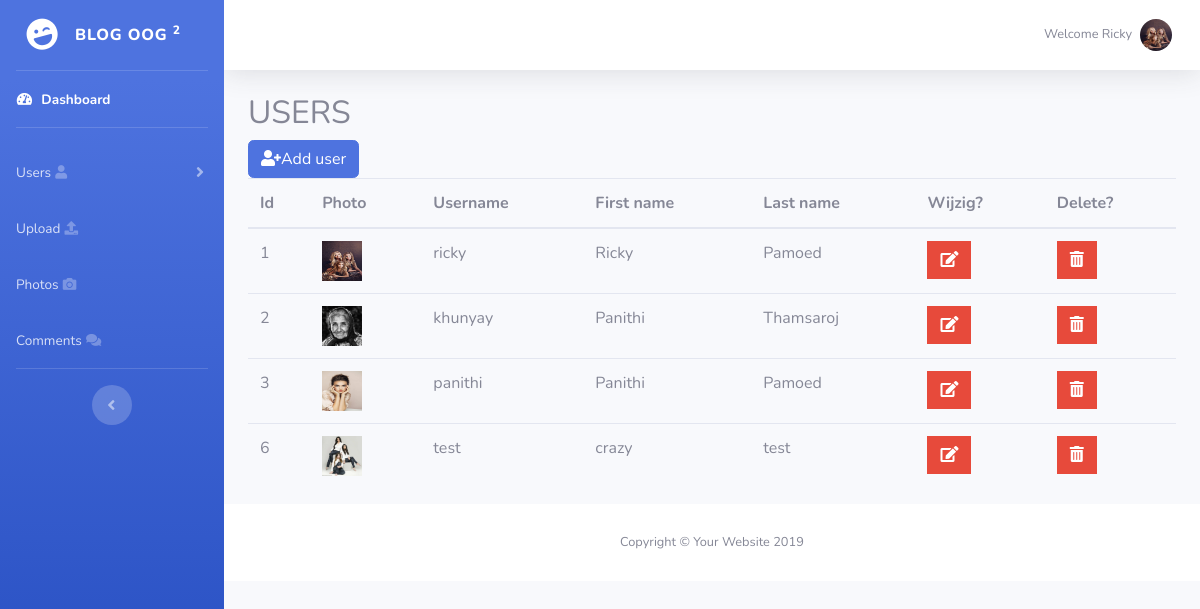
The page /admin/users.php (signed in) on the database its author committed.
### tables this page shows
CREATE TABLE IF NOT EXISTS `user` (
  `id` int(11) NOT NULL,
  `username` varchar(50) NOT NULL,
  `password` varchar(50) NOT NULL,
  `first_name` varchar(50) NOT NULL,
  `last_name` varchar(50) NOT NULL,
  `user_image` varchar(255) NOT NULL
);

### admin/includes/Database.php (called while the page is built, shortened)
<?php
class Database
{
    public $connection;
    public function open_db_connection()
    {
        $this->connection = mysqli_connect(DB_HOST, DB_USER, DB_PASS, DB_NAME);
    }
    public function query($sql)
    {
        $result = $this->connection->query($sql);
        return $result;
    }
}
$database = new Database();
?>

### admin/includes/Db_object.php (called while the page is built, shortened)
<?php
class Db_object
{       public $id;
    public static function find_all()
    {
        return static::find_this_query("SELECT * from " . static::$db_table);
    }
    public static function find_this_query($sql)
    {
        global $database;
        $result = $database->query($sql);
        $the_object_array = array();
        while ($row = mysqli_fetch_array($result)) {
            $the_object_array[] = static::instantie($row);
        }
        return $the_object_array;
    }
    public static function instantie($result)
    {   $calling_class = get_called_class();
        $the_object = new $calling_class;
        foreach ($result as $the_attribute => $value) {
            if($the_object->has_the_attribute($the_attribute)) {
                $the_object->$the_attribute = $value;
            }
        }
        return $the_object;
    }
    private function has_the_attribute($the_attribute)
    {
        $object_properties = get_object_vars($this);
        return array_key_exists($the_attribute, $object_properties);
    }
}

### admin/includes/User.php (called while the page is built, shortened)
<?php
class User extends Db_object
{
    protected static $db_table = "user";
    public $user_image;
    public $upload_directory = 'img'. DS .'users';
    public $image_placeholder = 'https://avatars.dicebear.com/v2/male/:seed.svg';
    public static function find_by_user($username)
    {
        $result = static::find_this_query("SELECT * from " . static::$db_table . " WHERE username LIKE '$username'");
        return !empty($result) ? array_shift($result) : false;
    }
    public function image_path_and_placeholder(){
        return empty($this->user_image) ? $this->image_placeholder : $this->upload_directory. DS . $this->user_image;
    }
}
?>

### admin/users.php (the view, shortened to what this page needs)
<?php include("includes/header.php");
    $users = User::find_all();
?>
<?php include("includes/sidebar.php");?>
<?php include("includes/content-top.php");?>
<div class="container-fluid">
    <div class="row">
        <div class="col-12">
            <h2>USERS</h2>
            <td><a href="add_user.php" class="btn btn-primary rounded"><i class="fas fa-user-plus"></i>Add user</a></td>
            <table class="table table-header">
                <thead>
                <tr>
                    <th>Id</th>
                    <th>Photo</th>
                    <th>Username</th>
                    <th>First name</th>
                    <th>Last name</th>
                    <th>Wijzig?</th>
                    <th>Delete?</th>
                </tr>
                </thead>
                <tbody>
                <?php foreach ($users as $user): ?>
                    <tr>
                        <td><?php echo $user->id; ?></td>
                        <td><img src="<?php echo $user->image_path_and_placeholder(); ?>" height="40" width="40" alt="" ></td>
                        <td><?php echo $user->username; ?></td>
                        <td><?php echo $user->first_name; ?></td>
                        <td><?php echo $user->last_name; ?></td>
                        <td><a href="edit_user.php?id=<?php echo $user->id; ?>"
                               class="btn btn-danger rounded-0"><i class="fas fa-edit"></i></a></td>
                        <td><a href="delete_user.php?id=<?php echo $user->id; ?>"
                               class="btn btn-danger rounded-0"><i class="fas fa-trash-alt"></i></a></td>
                    </tr>
                <?php endforeach; ?>
                </tbody>
            </table>
        </div>
    </div>
</div>
<?php include("includes/footer.php");?>

### admin/includes/content-top.php (shortened to what this page needs)
<div id="content-wrapper" class="d-flex flex-column">
        <?php
            $username = $_SESSION['username'];
            $user = User::find_by_user($username);
        ?>
    <div id="content">
        <nav class="navbar navbar-expand navbar-light bg-white topbar mb-4 static-top shadow">
            <ul class="navbar-nav ml-auto">
                <li class="nav-item dropdown no-arrow">
                    <a class="nav-link dropdown-toggle" href="#" id="userDropdown" role="button" data-toggle="dropdown" aria-haspopup="true" aria-expanded="false">
                        <span class="mr-2 d-none d-lg-inline text-gray-600 small"><?php echo "Welcome ". $user->first_name;?></span>
                        <img class="img-profile rounded-circle" src="<?php echo $user->image_path_and_placeholder();?>">
                    </a>
                </li>
            </ul>
        </nav>

### rows shown on the page
user: first_name "Ricky", user_image (picture), id "1", username "ricky", last_name "Pamoed"
user: id "2", user_image (picture), username "khunyay", first_name "Panithi", last_name "Thamsaroj"
user: id "3", user_image (picture), username "panithi", first_name "Panithi", last_name "Pamoed"
user: id "6", user_image (picture), username "test", first_name "crazy", last_name "test"
